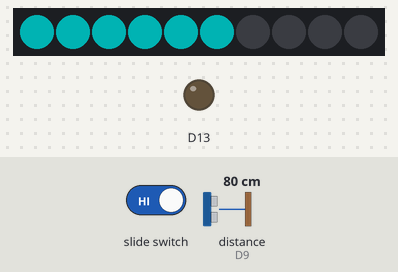
This sketch was run on a simulated Adafruit Circuit Playground Express. Parts: 10 RGB LEDs in strip order, left to right, output pins drawn as LEDs (lit = HIGH). Wiring (inferred from the names in the program): ultrasonic range finder: trigger D10; echo D9. Inputs (shaded band) come from the test bench; at power-on: distance to the obstacle (sensor on D9) 80 cm. The echo pulse lasts 58.3 µs per cm; dim RGB values are drawn brighter than linear; pins used as bus, display or sensor lines are not drawn.

Above: at 2.2 s.
2.3 s: distance to the obstacle (sensor on D9) set to 4 cm
At 2.42 s:
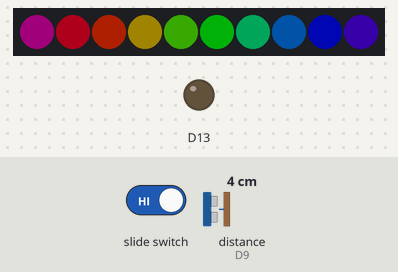
4.1 s: distance to the obstacle (sensor on D9) set to 9 cm
At 4.76 s:
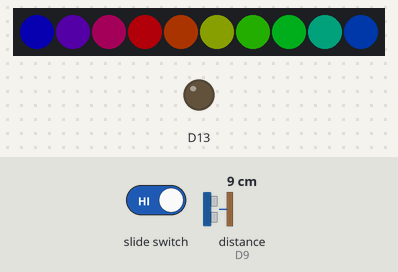
6.8 s: distance to the obstacle (sensor on D9) set to 12 cm
At 7.05 s:
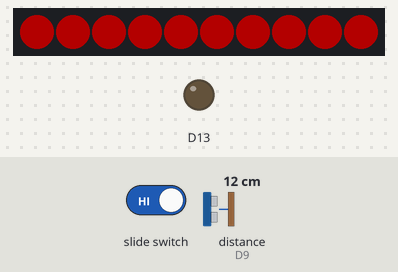
9.2 s: distance to the obstacle (sensor on D9) set to 35 cm
At 10.4 s:
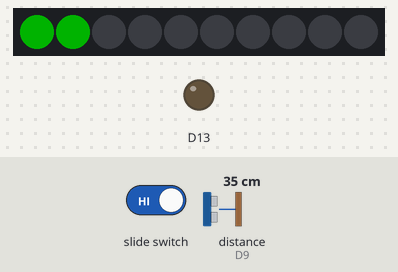
10.7 s: distance to the obstacle (sensor on D9) set to 5 cm
At 10.87 s:
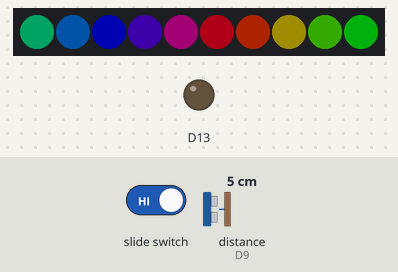
13.7 s: distance to the obstacle (sensor on D9) set to 120 cm
At 14.9 s:
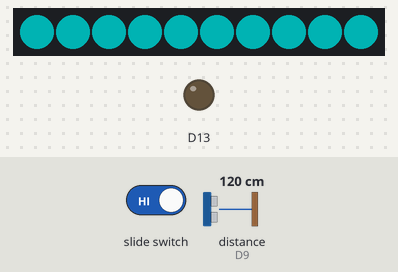

Measured:
- the behaviour switches between 10 and 11 cm on distance to the obstacle (sensor on D9) (found by bisection; images 2 and 3)
- after the input at 2.3 s, the LEDs: change after 0.07 s (image 1)
- after the input at 6.8 s, the LEDs: change after 0.05 s (image 3)
- after the input at 9.2 s, the LEDs: change after 0.09 s (image 4)
- after the input at 10.7 s, the LEDs: first change at once (image 5 shows a later state)
- after the input at 13.7 s, the LEDs: change after 0.08 s (image 6)
- what the display in image 3 shows lasts 0.5 s, from 6.8 s to 7.3 s

The sketch:

CPC_ParkingHelper.ino
```cpp
#include <Adafruit_CircuitPlayground.h>
#include "Adjuster.h"
#include "UltrasonicSensor.h"
#include "Display.h"

const unsigned int trigPin = 10;
const unsigned int echoPin = 9;

const float INCH_AS_CM = 2.54;
const float SAFE_DISTANCE = 15*INCH_AS_CM; // 15 inches
const float MINIMUM_DISTANCE = 8*INCH_AS_CM;
const float SCARY_DISTANCE = 4*INCH_AS_CM;
const int DELAY = 100;

UltrasonicSensor usensor(trigPin, echoPin);
Display pixels(SCARY_DISTANCE);

void setup() {
  delay(1000);
  // put your setup code here, to run once:
  Serial.begin(115200);
  CircuitPlayground.begin();
  usensor.start();
  pixels.start();

}

void loop() {

  pixels.displayDistance(
    usensor.getDistance(),
    CircuitPlayground.slideSwitch()? MINIMUM_DISTANCE: SAFE_DISTANCE
  );
  delay(DELAY);
}
```

Adjuster.h
```cpp
// Stuff
```

Display.h
```cpp
#ifndef DISPLAY_H
#define DISPLAY_H

class Display{
  private:
    enum alert_state_t {NONE=0, CLOSE, DONK } alert_state;
    size_t display_counter = 0;
    size_t display_counter_max = 150;
    size_t alert_beats = 0;
    const unsigned alert_beats_initial = 4;

    float scary_close = 30;

    size_t last_magnitude = 0;

    uint32_t ALERT_COL = CircuitPlayground.strip.Color(255, 0, 0);
    uint32_t DARK_COL = CircuitPlayground.strip.Color(0, 0, 0);
    uint32_t CLOSE_COL = CircuitPlayground.strip.Color(0, 255, 0);
    uint32_t FAR_COL = CircuitPlayground.strip.Color(0, 255, 255);

  public:
    Display(const unsigned int scary_val) : scary_close(scary_val){
      alert_beats = alert_beats_initial;
    }

    ~Display(){}

    void start()
    {
      CircuitPlayground.setBrightness(60);

      for (unsigned idx=0; idx < 10; idx++){
        CircuitPlayground.strip.setPixelColor(idx, 0);
      }
      CircuitPlayground.strip.show();
    }

    void displayDistance(float distance, const float thresh){
      if (distance < thresh)
      {
        alert_state = CLOSE;
        if (distance < scary_close){
           alert_state = DONK;
        }
        displayGraph(10);
      } else {
        alert_state = NONE;
        size_t magnitude = (distance - thresh)/10;
        displayGraph(magnitude);
      }
    }

    void setManyPixels(uint32_t color, const unsigned int magnitude){
      for(size_t idx =0; idx <= magnitude; idx++){
        CircuitPlayground.strip.setPixelColor(idx, color);
      }
    }

    void displayGraph(unsigned int magnitude){

      bool display_on = true;
      CircuitPlayground.strip.clear();
      uint32_t color = ALERT_COL;

      if (magnitude > 10){
        magnitude = 10;
      }

      if (last_magnitude != magnitude)
      {
        last_magnitude = magnitude;
        display_counter = 0;
      } else { // same distance, update counter and check limit
        display_counter ++;
        if (display_counter > display_counter_max){  // turn off light if on without interruption for 1 mins
          color = DARK_COL;
          display_on = false;
        }
      }

      // pick color to display depending on if alerting or not
      if (display_on){
        if (alert_state == NONE){
          color = FAR_COL;
          if (magnitude <5){
            color = CLOSE_COL;
          }
          setManyPixels(color, magnitude);

        } else { //  in alert state
          if (alert_state == CLOSE){
            if(alert_beats){ // turn on and off
              alert_beats--;
            } else {
              color = DARK_COL;
              alert_beats = alert_beats_initial;
            }
          setManyPixels(color, magnitude);
          } else { /* if alert state == DONK */
            int32_t offset = millis() / 5;
            // Loop through each pixel and set it to an incremental color wheel value.
            for(int i=0; i<10; ++i) {
              CircuitPlayground.strip.setPixelColor(i, CircuitPlayground.colorWheel(((i * 256 / 10) + offset) & 255));
            }
            CircuitPlayground.strip.show();
          }
        }
      }
      CircuitPlayground.strip.show();
    }
};
#endif
```

UltrasonicSensor.h
```cpp
// Ultrasonic code here
#ifndef SENSOR_H
#define SENSOR_H

class UltrasonicSensor {
  private:
    int trigP;
    int echoP;

  public:
    UltrasonicSensor(int trigPin, int echoPin){
      trigP = trigPin;
      echoP = echoPin;
    }

    ~UltrasonicSensor(){}

    void start(){
      pinMode(trigP, OUTPUT);  // Sets the trigPin as an Output
      pinMode(echoP, INPUT);   // Sets the echoPin as an Input
    }

    float getDistance(){
      digitalWrite(trigP, LOW);   // Makes trigPin low
      delayMicroseconds(2);       // 2 micro second delay

      digitalWrite(trigP, HIGH);  // trigPin high
      delayMicroseconds(10);      // trigPin high for 10 micro seconds
      digitalWrite(trigP, LOW);   // trigPin low

      float interval = pulseIn(echoP, HIGH);   //Read echo pin, time in microseconds
      float estDistance= interval*0.034/2;        //Calculating actual/real distance
      return estDistance;
    }
};

#endif
```
